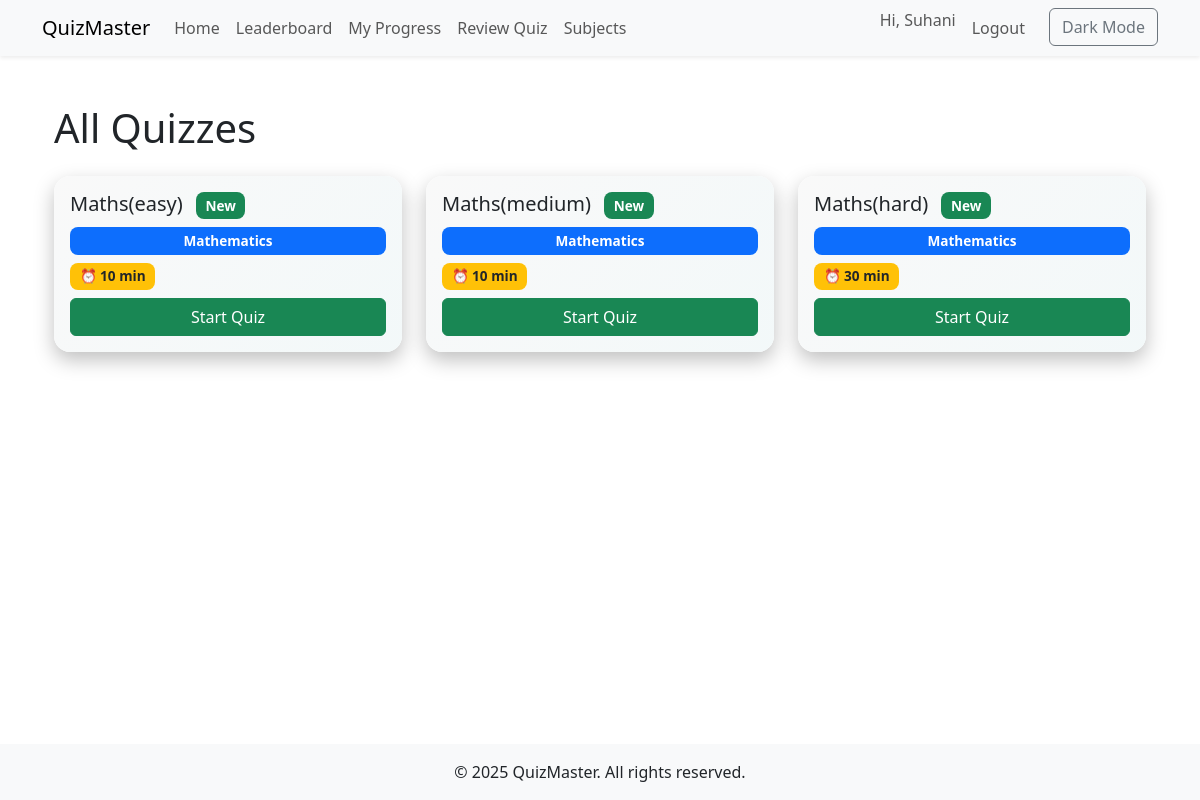
Screenshot of /quiz/subject/1/ (signed in) with the database file from the repository.
### quiz/models.py (models this page shows, shortened)
class Quiz(models.Model):
    title = models.CharField(max_length=200)
    category = models.ForeignKey(Category, on_delete=models.CASCADE)
    tags = models.ManyToManyField(Tag, blank=True)
    duration = models.PositiveIntegerField(help_text="Duration in minutes", default=5)
    created_at = models.DateTimeField(auto_now_add=True)

class Category(models.Model):
    name = models.CharField(max_length=100)

### quiz/views.py (the view)
# urls.py: path('quiz/subject/<int:subject_id>/', views.quiz_by_subject, name='quiz_by_subject'),
@login_required
def quiz_by_subject(request, subject_id):
    quizzes = Quiz.objects.filter(category_id=subject_id)
    return render(request, 'quiz/quiz_list.html', {'quizzes': quizzes})

### templates/quiz/quiz_list.html (shortened to what this page needs)
{% extends 'base.html' %}
{% block content %}
<div class="container py-4">
  {% if current_category %}
    <h1 class="mb-4">Quizzes in {{ current_category.name }}</h1>
    <a href="{% url 'subject_list' %}" class="btn btn-outline-primary mb-4">&larr; Back to Subjects</a>
  {% else %}
    <h1 class="mb-4">All Quizzes</h1>
  {% endif %}
  <div class="row g-4">
    {% for quiz in quizzes %}
      <div class="col-md-4">
        <div class="card quiz-card h-100">
          <div class="card-body d-flex flex-column">
            <h5 class="card-title">
              {{ quiz.title }}
              {% if quiz.created_at and quiz.created_at|date:"U" > today|date:"U"|add:"-604800" %}
                <span class="badge bg-success ms-2">New</span>
              {% endif %}
            </h5>
            <p class="badge bg-primary mb-2">{{ quiz.category.name }}</p>
            {% if quiz.duration %}
              <div class="mb-2">
                <span class="badge bg-warning text-dark">⏰ {{ quiz.duration }} min</span>
              </div>
            {% endif %}
            <a href="{% url 'take_quiz' quiz.id %}" class="btn btn-success mt-auto">Start Quiz</a>
          </div>
        </div>
      </div>
    {% empty %}
      <p>No quizzes available at the moment.</p>
    {% endfor %}
  </div>
</div>
{% endblock %}

### templates/base.html (shortened to what this page needs)
<!DOCTYPE html>
<html lang="en">
<head>
  <link href="https://cdn.jsdelivr.net/npm/bootstrap@5.3.0/dist/css/bootstrap.min.css" rel="stylesheet">
</head>
<body class="d-flex flex-column min-vh-100">
  <nav class="navbar navbar-expand-lg navbar-light bg-light shadow-sm">
    <div class="container">
      <a class="navbar-brand" href="{ % url 'quiz_list' % }">QuizMaster</a>
      <div class="collapse navbar-collapse" id="navMenu">
        <ul class="navbar-nav me-auto mb-2 mb-lg-0">
          <li class="nav-item"><a class="nav-link" href="{% url 'quiz_list' %}">Home</a></li>
          <li class="nav-item"><a class="nav-link" href="{% url 'leaderboard' %}">Leaderboard</a></li>
          <li class="nav-item"><a class="nav-link" href="{% url 'user_progress' %}">My Progress</a></li>
          <li class="nav-item"><a class="nav-link" href="{% url 'review' %}">Review Quiz</a></li>
          <li class="nav-item">
            <a class="nav-link" href="{% url 'subject_list' %}">Subjects</a>
          </li>
        </ul>
        <ul class="navbar-nav ms-auto">
          {% if user.is_authenticated %}
            <li class="nav-item"><span class="navbar-text me-2">Hi, {{ user.username }}</span></li>
            <li class="nav-item"><a class="nav-link" href="/logout/">Logout</a></li>
          {% else %}
            <li class="nav-item"><a class="nav-link" href="/login/">Login</a></li>
            <li class="nav-item"><a class="nav-link" href="/register/">Register</a></li>
          {% endif %}
          <li class="nav-item"><button class="btn btn-outline-secondary ms-3" onclick="toggleDarkMode()">Dark Mode</button></li>
        </ul>
      </div>
    </div>
  </nav>
  <main class="container flex-fill py-4">
    {% block content %}{% endblock %}
  </main>
  <footer class="bg-light text-center py-3 mt-auto">
    <div class="container">&copy; 2025 QuizMaster. All rights reserved.</div>
  </footer>
</body>
</html>

### templates/quiz/quiz_list.html (style rules this page uses)
.quiz-card { border: none; border-radius: 1rem; background: linear-gradient(135deg, #f9f9f9, #e0f7fa); background-size: 400% 400%; animation: gradientBG 8s ease infinite; box-shadow: 0 8px 20px rgba(0, 0, 0, 0.25); transition: transform 0.4s, box-shadow 0.4s; }
.badge { font-size: 0.85rem; padding: 0.5em 0.7em; border-radius: 0.5rem; }

### rows the page displays
Quiz: title "Maths(easy)", shows "New", category.name "Mathematics", duration "10"
Quiz: title "Maths(medium)", shows "New", category.name "Mathematics", duration "10"
Quiz: title "Maths(hard)", shows "New", category.name "Mathematics", duration "30"

### other values shown
{{ user.username }} "Suhani"
